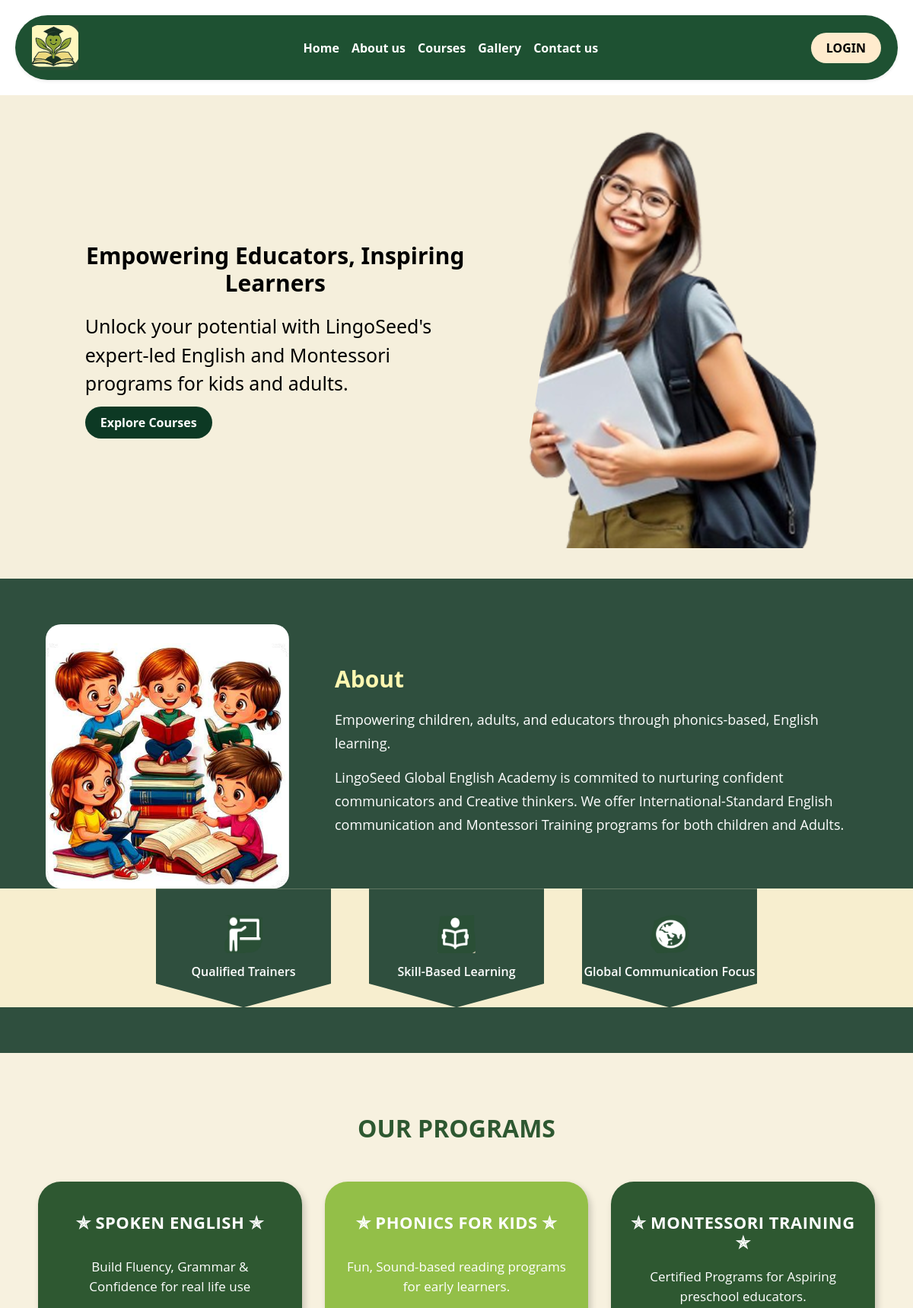
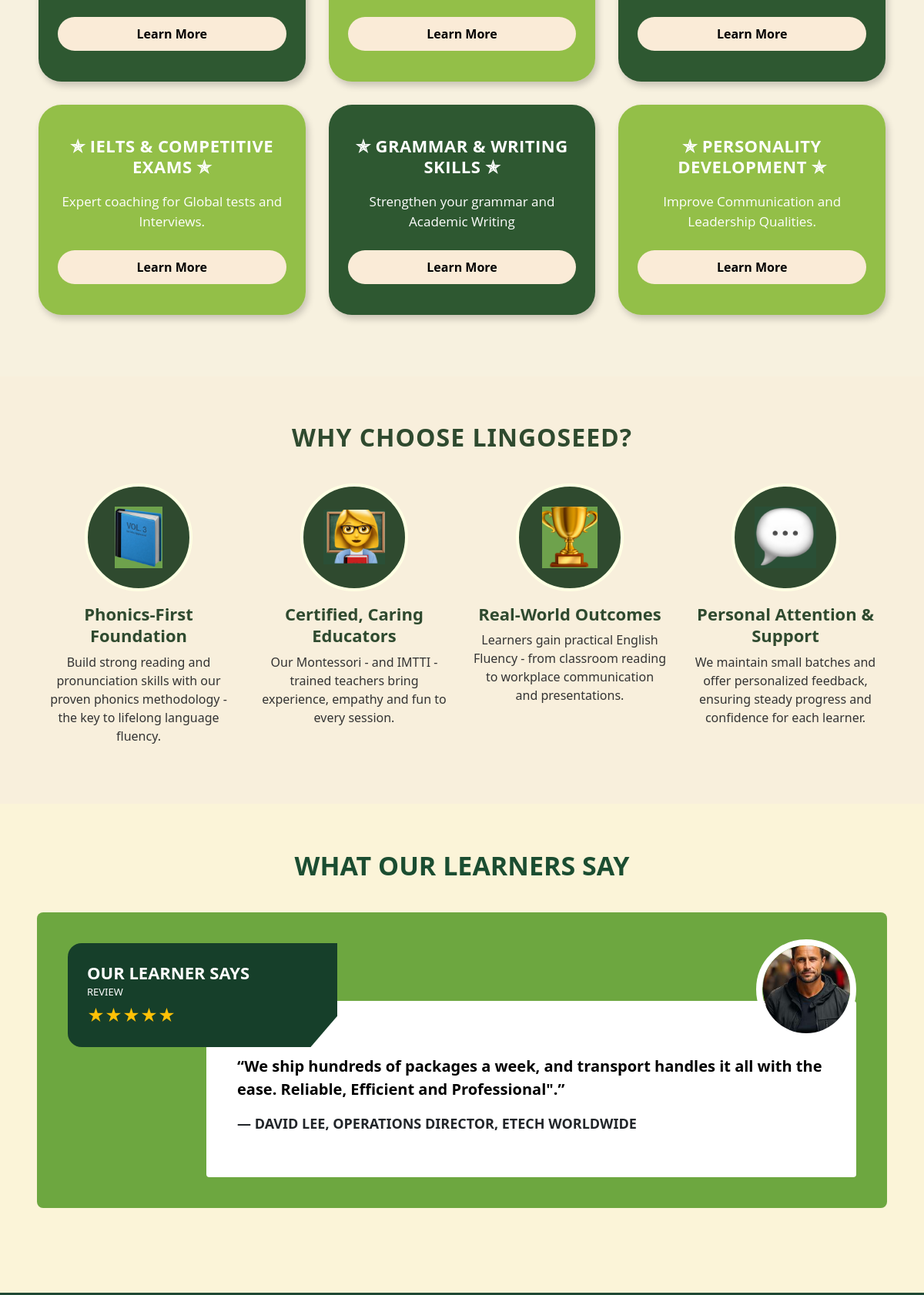
The page / (upper part) on the database its author committed (2 pictures, top to bottom).
### edu/models.py (models this page shows, shortened)
class HomePage(models.Model):
    logo = models.ImageField(upload_to='logos/', default='logos/default.png')
    nav_home = models.CharField(max_length=50, default="Home")
    nav_about = models.CharField(max_length=50, default="About us")
    nav_courses = models.CharField(max_length=50, default="Courses")
    nav_gallery = models.CharField(max_length=50, default="Gallery")
    nav_contact = models.CharField(max_length=50, default="Contact us")
    nav_login = models.CharField(max_length=50, default="Login")
    heading = models.CharField(max_length=200)
    sub_heading = models.TextField()
    button_text = models.CharField(max_length=50, default="Explore Courses")
    hero_image = models.ImageField(upload_to='home/')

class AboutSection(models.Model):
    title = models.CharField(max_length=200, default="About LingoSeed")
    description1 = models.TextField()
    description2 = models.TextField(blank=True, null=True)
    image = models.ImageField(upload_to='about_images/')
    trainer_text = models.CharField(max_length=100, default="Qualified Trainers")
    skill_text = models.CharField(max_length=100, default="Skill-Based Learning")
    global_text = models.CharField(max_length=100, default="Global Communication Focus")

class Program(models.Model):
    title = models.CharField(max_length=100)
    description = models.TextField()
    button_text = models.CharField(max_length=50, default="Learn More")
    bg_color = models.CharField(max_length=50, default="#2e5831")  # dark green default
    text_color = models.CharField(max_length=50, default="#ffffff")  # white text
    button_bg = models.CharField(max_length=50, default="#faebd7")  # light color button
    button_text_color = models.CharField(max_length=50, default="#000000")  # black button text

class WhyChoose(models.Model):
    icon = models.ImageField(upload_to='why_icons/')
    title = models.CharField(max_length=200)
    description = models.TextField()

class Testimonial(models.Model):
    name = models.CharField(max_length=255)
    designation = models.CharField(max_length=255)
    review = models.TextField()
    stars = models.IntegerField(default=5)
    image = models.ImageField(upload_to='testimonials/')

### edu/views.py (the view)
# urls.py: path('', views.home, name='home'),
def home(request):
    context = {
        "content": HomePage.objects.first(),
        "about": AboutSection.objects.first(),
        "programs": Program.objects.all(),
        "why": WhyChoose.objects.all(),
        "testimonials": Testimonial.objects.all(),
    }
    return render(request, 'edu/home.html', context)

### edu/context_processors.py (called while the page is built)
def global_footer(request):
    footer = Footer.objects.first()
    quick_links = QuickLink.objects.all()
    footer_courses = FooterCourse.objects.first()
    course_list = []
    if footer_courses and footer_courses.course_list:
        course_list = [c.strip() for c in footer_courses.course_list.split(",")]
    contact = ContactDetail.objects.first()
    return {
        "footer": footer,
        "quick_links": quick_links,
        "courses_list": course_list,
        "contact": contact,
    }

### edu/templates/edu/home.html (shortened to what this page needs)
{% extends 'edu/base.html' %}
{% load custom_filters %}
{% load static %}
{% block content %}
<section class="hero">
    <div class="hero-text">
        <h1>{{ content.heading }}</h1>
        <p>{{ content.sub_heading }}</p>
         <a href="{% url 'courses' %}" class="explore-btn" >{{ content.button_text }}</a>
    </div>
    <div class="hero-image">
        <img src="{{ content.hero_image.url }}" alt="Hero Image">
    </div>
</section>
<section class="about-section">
  <div class="about-wrapper">
    <div class="about-img">
      <img src="{{ about.image.url }}" alt="About Image">
    </div>
    <div class="about-content">
      <h2>{{ about.title }}</h2>
      <p>{{ about.description1 }}</p>
      {% if about.description2 %}
      <p>{{ about.description2 }}</p>
      {% endif %}
    </div>
  </div>
  <div class="about-features">
    <div class="feature-box">
      <img src="{% static 'icons/trainer.png' %}" class="icon">
      <span>{{ about.trainer_text }}</span>
    </div>
    <div class="feature-box">
      <img src="{% static 'icons/skill.png' %}" class="icon">
      <span>{{ about.skill_text }}</span>
    </div>
    <div class="feature-box">
      <img src="{% static 'icons/global.png' %}" class="icon">
      <span>{{ about.global_text }}</span>
    </div>
  </div>
</section>
<section class="programs-section">
  <h2>OUR PROGRAMS</h2>
  <div class="program-grid">
    {% for program in programs %}
    <div class="program-card {% cycle 'dark' 'light' 'dark' 'light' 'dark' 'light' %}">
      <h3>✯ {{ program.title|upper }} ✯</h3>
      <p>{{ program.description }}</p>
      <a href="{% url 'courses' %}" class="program-btn" style="color: black;text-decoration: none;">{{ program.button_text }}</a>
    </div>
    {% endfor %}
  </div>
</section>
<section class="why-section">
    <h2 class="why-title">WHY CHOOSE LINGOSEED?</h2>
    <div class="why-container">
        {% for item in why %}
        <div class="why-box">
            <div class="why-icon-wrap">
                <img src="{{ item.icon.url }}" alt="{{ item.title }}" class="why-icon">
            </div>
            <h3>{{ item.title }}</h3>
            <p>{{ item.description }}</p>
        </div>
        {% endfor %}
    </div>
</section>
<section class="testimonial-section">
    <h2 class="testimonial-heading">WHAT OUR LEARNERS SAY</h2>
    <div class="testimonial-container">
        {% for item in testimonials %}
        <div class="testimonial-box" style="{% if forloop.first %}display:block;{% else %}display:none;{% endif %}">
            <div class="left-tag">
                <h3>OUR LEARNER SAYS</h3>
                <p>REVIEW</p>
                <div class="stars">
                    {% for i in "12345"|slice:":item.stars" %}★{% endfor %}
                </div>
            </div>
            <div class="content-box">
                <p class="message">“{{ item.review }}”</p>
                <p class="author">— {{ item.name }}, {{ item.designation }}</p>
            </div>
            <img src="{{ item.image.url }}" class="profile-img">
        </div>
        {% endfor %}
    </div>
</section>
{% endblock %}

### rows shown on the page
HomePage: heading "Empowering Educators, Inspiring Learners", sub_heading "Unlock your potential with LingoSeed's expert-led English and Montessori programs for kids and adults.", button_text "Explore Courses", hero_image (picture)
AboutSection: image (picture), title "About", description1 "Empowering children, adults, and educators through phonics-based, English learning.", description2 "LingoSeed Global English Academy is commited to nurturing confident communicators and Creative thinkers. We offer International-Standard English communication and Montessori Training programs for both children and Adults.", trainer_text "Qualified Trainers", skill_text "Skill-Based Learning", global_text "Global Communication Focus"
Program: title "SPOKEN ENGLISH", description "Build Fluency, Grammar & Confidence for real life use", button_text "Learn More"
Program: title "PHONICS FOR KIDS", description "Fun, Sound-based reading programs for early learners.", button_text "Learn More"
Program: title "MONTESSORI TRAINING", description "Certified Programs for Aspiring preschool educators.", button_text "Learn More"
Program: title "IELTS & COMPETITIVE EXAMS", description "Expert coaching for Global tests and Interviews.", button_text "Learn More"
Program: title "GRAMMAR & WRITING SKILLS", description "Strengthen your grammar and Academic Writing", button_text "Learn More"
Program: title "PERSONALITY DEVELOPMENT", description "Improve Communication and Leadership Qualities.", button_text "Learn More"
WhyChoose: icon (picture), title "Phonics-First Foundation", description "Build strong reading and pronunciation skills with our proven phonics methodology - the key to lifelong language fluency."
WhyChoose: icon (picture), title "Certified, Caring Educators", description "Our Montessori - and IMTTI - trained teachers bring experience, empathy and fun to every session."
WhyChoose: icon (picture), title "Real-World Outcomes", description "Learners gain practical English Fluency - from classroom reading to workplace communication and presentations."
WhyChoose: icon (picture), title "Personal Attention & Support", description "We maintain small batches and offer personalized feedback, ensuring steady progress and confidence for each learner."
Testimonial: review "We ship hundreds of packages a week, and transport handles it all with the ease. Reliable, Efficient and Professional\".", name "DAVID LEE", designation "OPERATIONS DIRECTOR, ETECH WORLDWIDE", image (picture)
